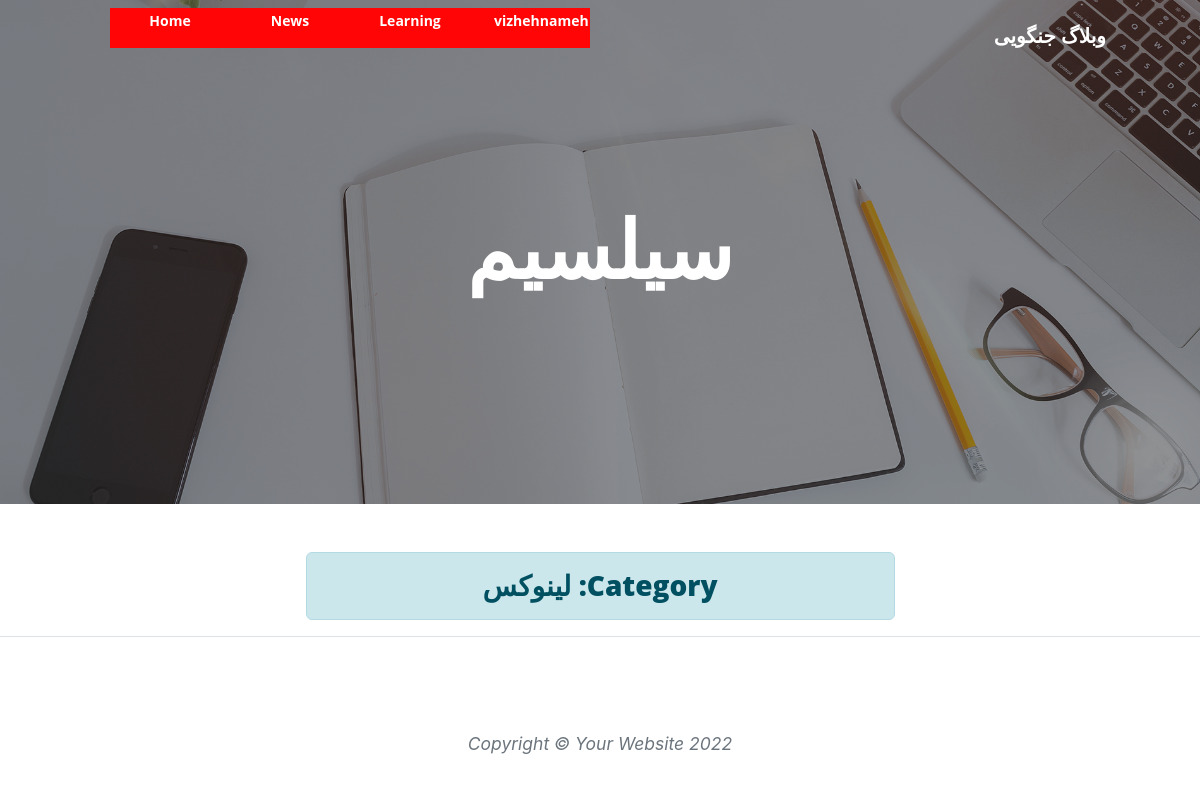
/category/linux, run on the app's committed database.
### blog/models.py (models this page shows, shortened)
class Category(models.Model):
    parent = models.ForeignKey('self',default=None,null=True,blank=True,on_delete=models.SET_NULL,related_name="children",verbose_name="subordinate")
    title=models.CharField(max_length=200,)
    slug=models.SlugField(max_length=100,unique=True)
    status=models.BooleanField(default=True,verbose_name="Will it be displayed for you ?")
    position=models.IntegerField()
    class Meta :
        verbose_name="category"
        verbose_name_plural="categorys"
        ordering=['parent__id','position']
    objects = CategoryManager()

### blog/views.py (the view)
# urls.py: path('category/<slug:slug>',category,name="category"),
def category(request,slug,page=1):
    category= get_object_or_404(Category,slug=slug,status="True")
    articles_list=category.articles.published()
    paginator=Paginator(articles_list,6)
    articles=paginator.get_page(page)
    context={
        "category":category,
        "articles":articles,
    }
    return render (request,"blog/category.html",context)

### blog/models.py (called while the page is built)
    def published(self):
        return self.filter(status='p')

    def active(self):
        return self.filter(status=True)

### blog/templatetags/base_tags.py (called while the page is built)
@register.simple_tag
def title():
    return"وبلاگ جنگویی "

@register.inclusion_tag("blog/partials/category_navbar.html")
def category_navbar():
    return {
        "category":Category.objects.filter(status=True)
    }

### blog/templates/blog/category.html (shortened to what this page needs)
{% extends 'blog/base.html' %}
 {% load static %}
{% block main %}
  <header class="masthead" style="background-image:url('{% static "blog/assets/img/home-bg.jpg" %}')">
    <div class="container position-relative px-4 px-lg-5">
        <div class="row gx-4 gx-lg-5 justify-content-center">
            <div class="col-md-10 col-lg-8 col-xl-7">
                <div class="site-heading">
                    <h1>سیلسیم</h1>
                </div>
            </div>
        </div>
    </div>
  </header>
<div class="container px-4 px-lg-5">
    <div class="row gx-4 gx-lg-5 justify-content-center">
        <div class="col-md-10 col-lg-8 col-xl-7">
            <h3 class="alert alert-primary text-center" > Category: {{ category.title }}</h3>
        </div>
    </div>
</div>
{% endblock %}

### blog/templates/blog/partials/category_navbar.html (shortened to what this page needs)
<div class="collapse navbar-collapse nav " id="navbarResponsive">
    <ul >
        <li class="nav-item">
            <a class="nav-link " href="{% url 'blog:home'%}">Home</a>
        </li>
        {% for cat in category %}
            {% if cat.parent == None %}
                <li class="nav-item">
                    <a class="nav-link"  href="{% url 'blog:category' cat.slug %}"> {{cat.title}} </a>
                </li>
            {% endif %}
        {% endfor %}
    </ul>
</div>

### blog/static/blog/css/rtl.css (style rules this page uses)
body { font-family:"Sahel"; font-size:14px; direction:rtl; text-align:right; }
.nav-item { direction: ltr; float: left; }
.nav-link { color: white !important; }
.nav { direction:ltr; }
.nav li { width: 120px; height: 40px; font-size: 14px; line-height: 26px; list-style: none; text-align: center; background:#ff0505; }
.nav li a { color:#fff !important; font-weight: bold; }
.nav ul li a { text-decoratio:none; color:#000000; display:block; transition: .3s background-color; padding:0 24px; }
.nav a { border-bottom:none; }

### data on the page
Category: title "News"
Category: title "Learning"
Category: title "vizhehnameh"
Category: title "لینوکس"
